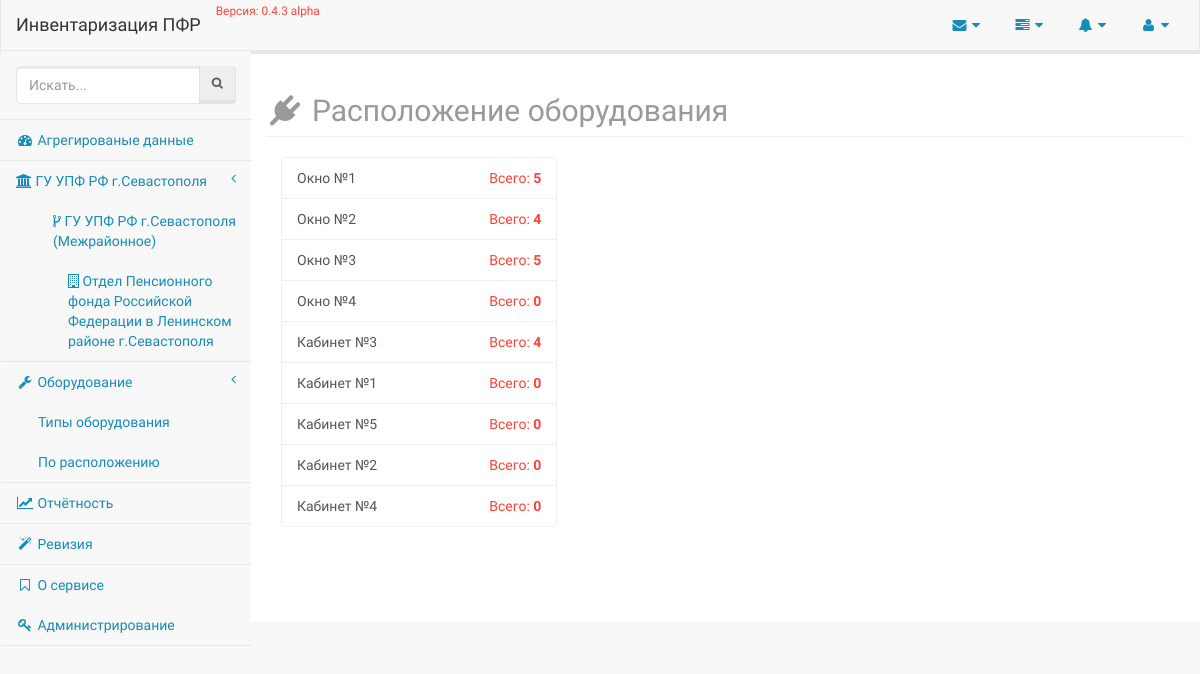
Page /equipments/emplacements/ on the committed database.
### employee/models/organisation.py (models this page shows, shortened)
class Organisation(models.Model):
    title = models.CharField(_('Наименование'), max_length=80, unique=True, db_index=True)
    short_title = models.CharField(_('Краткое наименование'), max_length=40, unique=True, null=True, blank=True)
    parent = models.ForeignKey('self', related_name='subordinates', default=0, blank=True, null=True, verbose_name='В подчинении')
    @staticmethod
    def all():
        return Organisation.objects.all()
    class Meta:
        verbose_name = _('Организация')
        verbose_name_plural = _('Организации')
        app_label = 'employee'

### employee/models/location.py (models this page shows, shortened)
class Location(models.Model):
    emplacement = models.CharField(_('Расположение'), max_length=50, db_index=True, unique=True)
    organisation = models.ForeignKey(Organisation, verbose_name='Находится в организации')
    is_active = models.BooleanField(_('Активно?'), default=True)
    annotation = LocationAnnotations()
    objects = models.Manager()
    class Meta:
        verbose_name = _('Месторасположение')
        verbose_name_plural = _('Месторасположения')
        app_label = 'employee'

### equipment/views.py (the view)
class EquipmentLocationsView(TemplateView):
    template_name = 'equipment/locations.html'
    page_title = 'Расположение оборудования'
    locations_set = Location.annotation.all()

### employee/templatetags/organisations_menu.py (called while the page is built)
@register.inclusion_tag('partials/organisations_menu.html')
def organisations_menu():
    menu = Organisation.all().filter(parent=None)
    return {'menu': menu}

### events/templatetags/events.py (called while the page is built)
@register.inclusion_tag('partials/_events.html')
def events():
    logs = LogEntry.objects.select_related('content_type').all().order_by('-action_time')[:10]
    return {'events': logs}

### inventory/__init__.py (called while the page is built)
def appname(request):
    return {'appname': __appname__}

def app_version(request):
    return {'app_version': __version__}

### equipment/templates/equipment/locations.html (shortened to what this page needs)
{% extends 'layouts/application.html' %}
{% block content %}
    <div class="row">
        <h2 class="page-header text-muted">
            <i class="fa fa-plug fa-fw"></i>
            {{ view.page_title }}
        </h2>
        <div class="col-lg-4">
            <div class="list-group">
                {% for location in view.locations_set %}
                    <a href="{% url 'equipment:emplacement' location.id %}" class="list-group-item">
                        {{ location.emplacement }}
                        <span class="pull-right text-danger">
                            Всего: <b>{{ location.emplacement_count }}</b>
                        </span>
                    </a>
                {% endfor %}
            </div>
        </div>
    </div>
{% endblock %}

### templates/partials/organisations_menu.html
{% for item in menu %}
    <li>
        <a href="{% url 'employee:list' pk=item.pk %}">
            <span class="fa fa-institution"> </span>
            {{ item.title }}
            <span class="fa arrow"></span>
        </a>
            <ul class="nav nav-third-level">
                {% for subordinate in item.subordinates.all %}
                    <li>
                        <a href="{% url 'employee:list' pk=subordinate.pk %}">
                            <span class="fa fa-code-fork"> </span>
                            {{ subordinate.title }}
                        </a>
                            <ul class="nav nav-fourth-level">
                                {% for sub in subordinate.subordinates.all %}
                                    <li>
                                        <a href="{% url 'employee:list' pk=sub.pk %}">
                                            <span class="fa fa-building-o"> </span>
                                            {{ sub.title }}
                                        </a>
                                    </li>
                                {% endfor %}
                            </ul>
                    </li>
                {% endfor %}
            </ul>
    </li>
{% endfor %}

### rows in the picture
Organisation: title "ГУ УПФ РФ г.Севастополя"
Organisation: title "ГУ УПФ РФ г.Севастополя (Межрайонное)"
Organisation: title "Отдел Пенсионного фонда Российской Федерации в Ленинском районе г.Севастополя"
Location: emplacement "Окно №1", emplacement_count "5"
Location: emplacement "Окно №2", emplacement_count "4"
Location: emplacement "Окно №3", emplacement_count "5"
Location: emplacement "Окно №4", emplacement_count "0"
Location: emplacement "Кабинет №3", emplacement_count "4"
Location: emplacement "Кабинет №1", emplacement_count "0"
Location: emplacement "Кабинет №5", emplacement_count "0"
Location: emplacement "Кабинет №2", emplacement_count "0"
Location: emplacement "Кабинет №4", emplacement_count "0"

### other values in the picture
{{ appname }} "Инвентаризация ПФР"
{{ app_version }} "0.4.3 alpha"
{{ view.page_title }} "Расположение оборудования"
